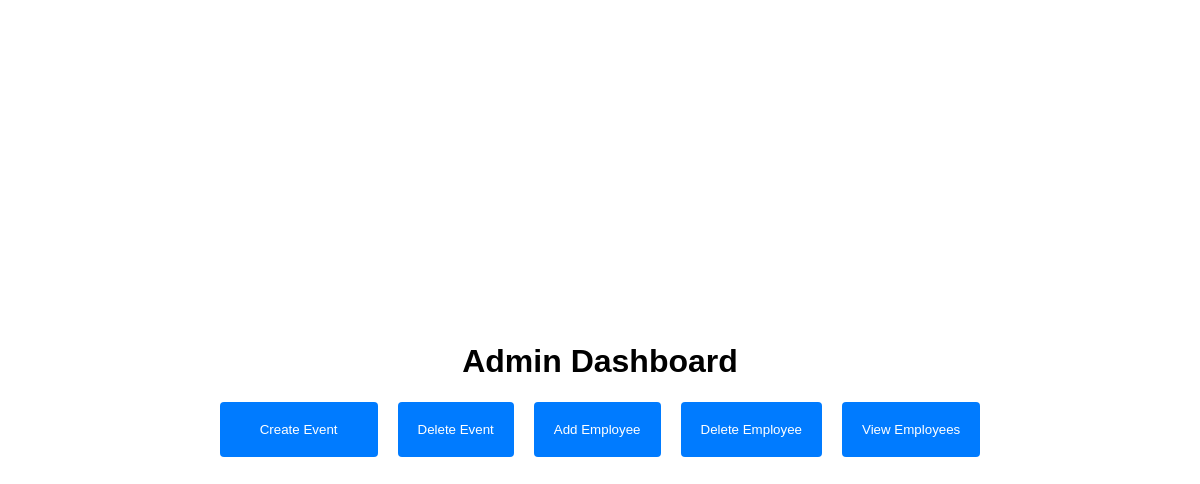
The page /dashboard_admin on the database as committed earlier.
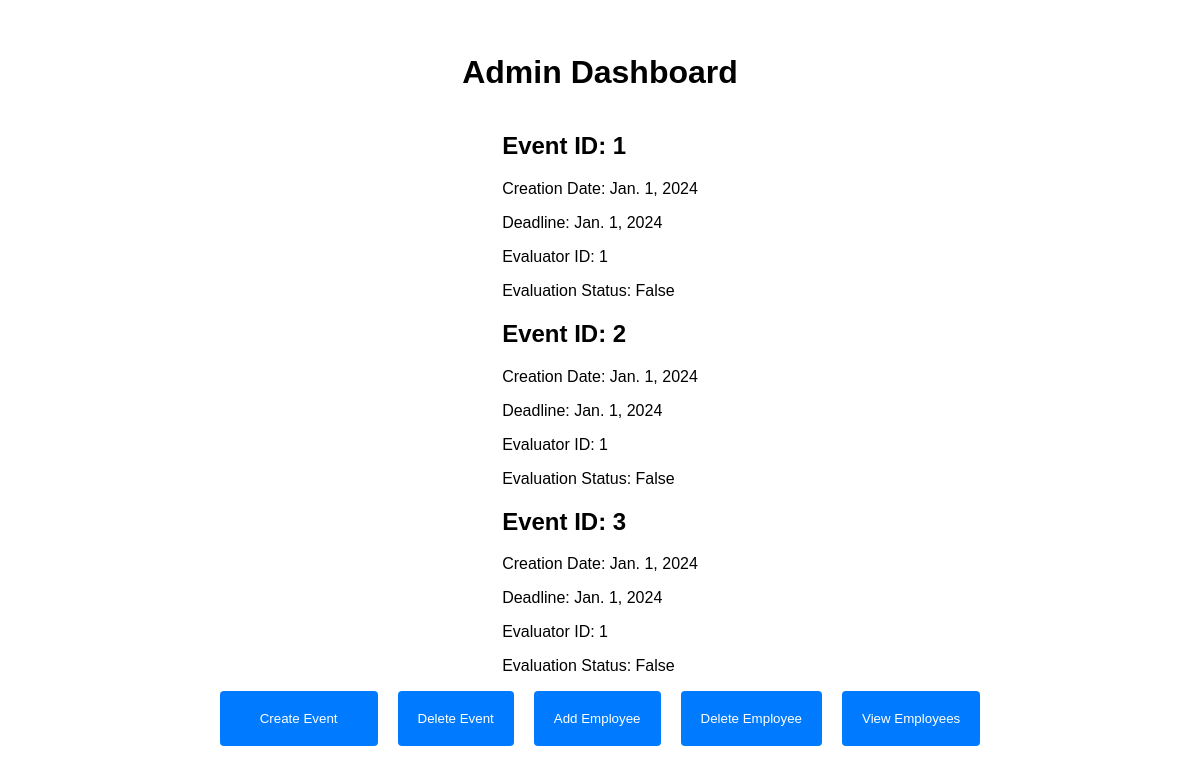
The same page on the database as committed later.
### evals/models.py (models this page shows, shortened)
class Eventos(models.Model):
	creation_date = models.DateField()
	deadline = models.DateField()
	evaluator_id = models.ForeignKey(Colaboradores, on_delete=models.CASCADE)
	evaluation_status = models.BooleanField(default=False)

class Colaboradores(models.Model):
	nickname = models.CharField(max_length=200)
	name = models.CharField(max_length=100)
	last_name = models.CharField(max_length=100)
	department = models.CharField(max_length=100)
	function = models.CharField(max_length=100)
	admission_date = models.DateField()
	functional_group = models.CharField(max_length=100)

### evals/views.py (the view)
# urls.py: path('dashboard_admin', views.dashboard_admin, name='dashboard_admin'),
def dashboard_admin(request):
    eventos = Eventos.objects.all()
    return render(request, "evals/dashboard_admin.html", {'eventos': eventos})

### evals/templates/evals/dashboard_admin.html (shortened to what this page needs)
{% load static %}
<!DOCTYPE html>
<html>
<head>
    <link rel="stylesheet" type="text/css" href="{% static 'evals/admin.css' %}">
</head>
</head>
<body>
	<h1>Admin Dashboard</h1>
		<div class="dashboard">
		{% for evento in eventos %}
		<div class="box">
			<h2 href="">Event ID: {{ evento.id }}</h2>
			<p>Creation Date: {{ evento.creation_date }}</p>
			<p>Deadline: {{ evento.deadline }}</p>
			<p>Evaluator ID: {{ evento.evaluator_id.id }}</p>
			<p>Evaluation Status: {{ evento.evaluation_status }}</p>
		</div>
		{% endfor %}
		</div>
	<div id="buttons">
		<button><a href="http://127.0.0.1:8000/dashboard_add_new_eval" class="btn">Create Event</a></button>
		<button>Delete Event</button>
		<button><a href="http://127.0.0.1:8000/dashboard_add_collaborator"></a>Add Employee</button>
		<button>Delete Employee</button>
		<button><a href="http://127.0.0.1:8000/dashboard_users_list"></a>View Employees</button>
	</div>
</body>
</html>

### evals/static/evals/admin.css (style rules this page uses)
body { display: flex; flex-direction: column; align-items: center; justify-content: center; height: 100vh; margin: 0; padding: 0; font-family: Arial, sans-serif; }
h1 { margin-top: 0; }
.btn { display: inline-block; padding: 10px 20px; color: white; background-color: #007BFF; border: none; text-decoration: none; }
#buttons { display: flex; justify-content: center; }
#buttons button { margin: 0 10px; padding: 10px 20px; background-color: #007bff; color: #fff; border: none; border-radius: 4px; cursor: pointer; }

Rows that differ between the two databases and show on the page:
added Eventos: id "1", creation_date "Jan. 1, 2024", deadline "Jan. 1, 2024", evaluator_id.id "1", evaluation_status "False"
added Eventos: id "2", creation_date "Jan. 1, 2024", deadline "Jan. 1, 2024", evaluator_id.id "1", evaluation_status "False"
added Eventos: id "3", creation_date "Jan. 1, 2024", deadline "Jan. 1, 2024", evaluator_id.id "1", evaluation_status "False"
